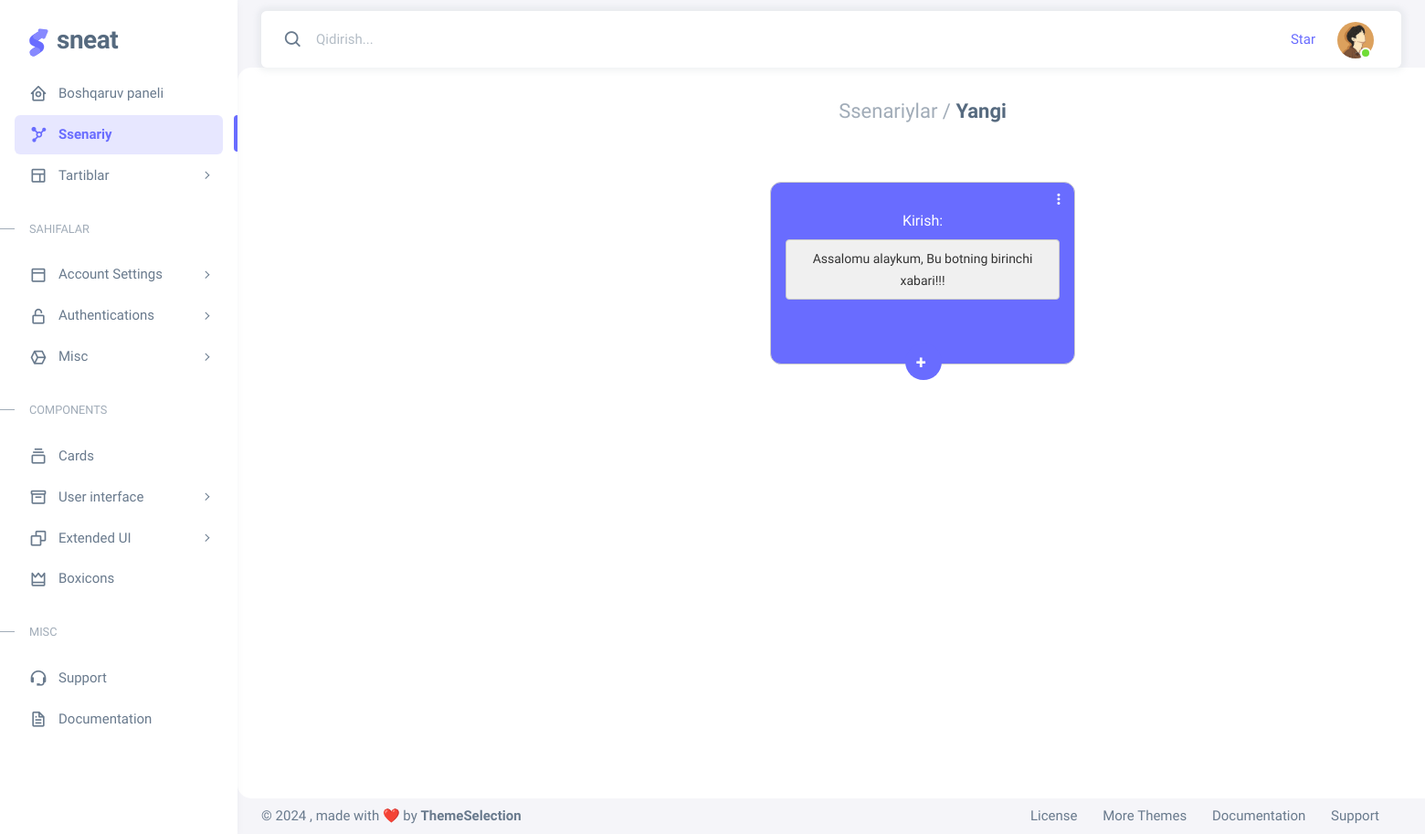
/edit/groups/18 (signed in), run on the app's committed database.
### users/models.py (models this page shows, shortened)
class User(AbstractUser):
    picture = models.FileField(upload_to='profile_pics', default="default.png")
    phone = models.CharField(max_length=13, blank=True)
    organization = models.CharField(max_length=50, blank=True)
    address = models.CharField(max_length=50, blank=True)
    district = models.CharField(max_length=50, blank=True)
    region = models.CharField(max_length=50, blank=True)

### graphics/models.py (models this page shows, shortened)
class NodeGroups(models.Model):
    title = models.CharField(max_length=50)
    created_date = models.DateTimeField(auto_now_add=True)
    status = models.CharField(max_length=10,
                              choices=[
                                    ("Yangi", "Yangi"),
                                    ("Faol", "Faol"),
                                    ("Nofaol", "Nofaol"),
                                    ('Arxiv', 'Arxiv')],
                              blank=True
                              )
    user_id = models.ForeignKey(User, on_delete=models.CASCADE)

class Script(models.Model):
    question = models.TextField(verbose_name='Savol')
    answer = models.TextField(verbose_name='Javob')
    parent_id = models.ForeignKey('self', on_delete=models.CASCADE, blank=True, null=True, related_name='child_nodes')
    folder_id = models.ForeignKey(NodeGroups, on_delete=models.CASCADE, blank=True, null=True)

### graphics/views.py (the view, shortened to what this page needs)
# urls.py: path('groups/<int:pk>', TreeNode.as_view()),
class TreeNode(View):
    def get(self, request, pk):
        if request.user.is_authenticated:
            folder = NodeGroups.objects.get(id=pk)
            context = {
                "user": request.user,
                "folder": folder,
                "scripts": Script.objects.filter(folder_id=folder)
            }
            return render(request, 'tree_node.html', context)
        return redirect('login')

### templates/tree_node.html (shortened to what this page needs)
<!DOCTYPE html>
{% load static i18n %}
<html
        lang="en"
        class="light-style layout-menu-fixed"
        dir="ltr"
        data-theme="theme-default"
        data-assets-path="static"
        data-template="vertical-menu-template-free"
>
<head>
    <link rel="stylesheet" href="{% static 'vendor/fonts/boxicons.css' %}"/>
    <link rel="stylesheet" href="{% static 'vendor/css/core.css' %}" class="template-customizer-core-css"/>
    <link rel="stylesheet" href="{% static 'vendor/css/theme-default.css' %}" class="template-customizer-theme-css"/>
    <link rel="stylesheet" href="{% static 'css/demo.css' %}"/>
    <link rel="stylesheet" href="{% static 'vendor/libs/perfect-scrollbar/perfect-scrollbar.css' %}"/>
    <link rel="stylesheet" href="{% static 'vendor/libs/apex-charts/apex-charts.css' %}"/>
    <link rel="stylesheet" href="https://cdnjs.cloudflare.com/ajax/libs/font-awesome/6.0.0/css/all.min.css">
    <link href="{% static 'css/tree_style.css' %}" rel="stylesheet">
</head>
<body>
<div class="layout-wrapper layout-content-navbar">
    <div class="layout-container">
        <aside id="layout-menu" class="layout-menu menu-vertical menu bg-menu-theme">
            <div class="app-brand demo">
                <a href="/" class="app-brand-link">
              <span class="app-brand-logo demo">
              </span>
                    <span class="app-brand-text demo menu-text fw-bolder ms-2">Sneat</span>
                </a>
            </div>
            <ul class="menu-inner py-1">
                <li class="menu-item">
                    <a href="/" class="menu-link">
                        <i class="menu-icon tf-icons bx bx-home-circle"></i>
                        <div data-i18n="Analytics">{% trans "Boshqaruv paneli" %}</div>
                    </a>
                </li>
                <li class="menu-item active">
                    <a href="/edit/groups" class="menu-link">
                        <i class='menu-icon tf-icons bx bxs-network-chart'></i>
                        <div data-i18n="Analytics">{% trans "Ssenariy" %}</div>
                    </a>
                </li>
                <li class="menu-item">
                    <a href="javascript:void(0);" class="menu-link menu-toggle">
                        <i class="menu-icon tf-icons bx bx-layout"></i>
                        <div data-i18n="Layouts">{% trans "Tartiblar" %}</div>
                    </a>
                </li>
                <li class="menu-header small text-uppercase">
                    <span class="menu-header-text">{% trans "Sahifalar" %}</span>
                </li>
                <li class="menu-item">
                    <a href="javascript:void(0);" class="menu-link menu-toggle">
                        <i class="menu-icon tf-icons bx bx-dock-top"></i>
                        <div data-i18n="Account Settings">Account Settings</div>
                    </a>
                </li>
                <li class="menu-item">
                    <a href="javascript:void(0);" class="menu-link menu-toggle">
                        <i class="menu-icon tf-icons bx bx-lock-open-alt"></i>
                        <div data-i18n="Authentications">Authentications</div>
                    </a>
                </li>
                <li class="menu-item">
                    <a href="javascript:void(0);" class="menu-link menu-toggle">
                        <i class="menu-icon tf-icons bx bx-cube-alt"></i>
                        <div data-i18n="Misc">Misc</div>
                    </a>
                </li>
                <li class="menu-header small text-uppercase"><span class="menu-header-text">Components</span></li>
                <li class="menu-item">
                    <a href="cards-basic.html" class="menu-link">
                        <i class="menu-icon tf-icons bx bx-collection"></i>
                        <div data-i18n="Basic">Cards</div>
                    </a>
                </li>
                <li class="menu-item">
                    <a href="javascript:void(0)" class="menu-link menu-toggle">
                        <i class="menu-icon tf-icons bx bx-box"></i>
                        <div data-i18n="User interface">User interface</div>
                    </a>
                </li>
                <li class="menu-item">
                    <a href="javascript:void(0)" class="menu-link menu-toggle">
                        <i class="menu-icon tf-icons bx bx-copy"></i>
                        <div data-i18n="Extended UI">Extended UI</div>
                    </a>
                </li>
                <li class="menu-item">
                    <a href="icons-boxicons.html" class="menu-link">
                        <i class="menu-icon tf-icons bx bx-crown"></i>
                        <div data-i18n="Boxicons">Boxicons</div>
                    </a>
                </li>
                <li class="menu-header small text-uppercase"><span class="menu-header-text">Misc</span></li>
                <li class="menu-item">
                    <a
                            href="https://github.com/themeselection/sneat-html-admin-template-free/issues"
                            target="_blank"
                            class="menu-link"
                    >
                        <i class="menu-icon tf-icons bx bx-support"></i>
                        <div data-i18n="Support">Support</div>
                    </a>
                </li>
                <li class="menu-item">
                    <a
                            href="https://themeselection.com/demo/sneat-bootstrap-html-admin-template/documentation/"
                            target="_blank"
                            class="menu-link"
                    >
                        <i class="menu-icon tf-icons bx bx-file"></i>
                        <div data-i18n="Documentation">Documentation</div>
                    </a>
                </li>
            </ul>
        </aside>
        <div class="layout-page">
            <nav
                    class="layout-navbar container-xxl navbar navbar-expand-xl navbar-detached align-items-center bg-navbar-theme"
                    id="layout-navbar"
            >
                <div class="navbar-nav-right d-flex align-items-center" id="navbar-collapse">
                    <div class="navbar-nav align-items-center">
                        <div class="nav-item d-flex align-items-center">
                            <i class="bx bx-search fs-4 lh-0"></i>
                            <input
                                    type="text"
                                    class="form-control border-0 shadow-none"
                                    placeholder="{% trans "Qidirish" %}..."
                                    aria-label="{% trans "Qidirish" %}..."
                            />
                        </div>
                    </div>
                    <ul class="navbar-nav flex-row align-items-center ms-auto">
                        <li class="nav-item lh-1 me-3">
                            <a
                                    class="github-button"
                                    href="https://github.com/themeselection/sneat-html-admin-template-free"
                                    data-icon="octicon-star"
                                    data-size="large"
                                    data-show-count="true"
                                    aria-label="Star themeselection/sneat-html-admin-template-free on GitHub"
                            >Star</a
                            >
                        </li>
                        <li class="nav-item navbar-dropdown dropdown-user dropdown">
                            <a class="nav-link dropdown-toggle hide-arrow" href="javascript:void(0);"
                               data-bs-toggle="dropdown">
                                <div class="avatar avatar-online">
                                    <img src="{{ user.picture.url }}" alt
                                         class="w-px-40 h-auto rounded-circle"/>
                                </div>
                            </a>
                        </li>
                    </ul>
                </div>
            </nav>
            <div class="content-wrapper">
                <div id="tree" class="tree">
                    <h4 class="fw-bold py-3 mb-4"><span class="text-muted fw-light">Ssenariylar /</span> {{ folder.title }}</h4>
                    {% if scripts %}
                        <div class="tree-widget">
                            <div class="tree-structure">
                                {% for script in scripts %}
                                    {% if script.parent_id is None %}
                                        <div style="padding-top: 30px" class="tree-node" name="script_answer_{{ script.id }}">
                                            <label style="margin-bottom: 8px">{% trans "Kirish" %}:</label>
                                            <div class="read-only-textbox">{{ script.answer }}</div>
                                            <button class="button" style="cursor: pointer;"
                                                    data-bs-toggle="modal"
                                                    data-bs-target="#modalAdd{{ script.id }}">+
                                            </button>
                                            <div class="dropdown popmenu">
                                                <button class="btn p-0 dropdown-toggle hide-arrow"
                                                        data-bs-toggle="dropdown">
                                                    <i style="color: white;" class="bx bx-dots-vertical-rounded"></i>
                                                </button>
                                            </div>
                                        </div>
                                    {% endif %}
                                {% endfor %}
                            </div>
                        </div>
                    {% else %}
                        <div class="add-default-script">
                            <p style="position: absolute; text-align: center; top: 42%; left: 45%;">Boshlash uchun
                                bosing!</p>
                            <a class="add-default-script-btn" href="/edit/defaultAdd/{{ folder.id }}">+</a>
                        </div>
                    {% endif %}
                </div>
                <footer class="content-footer footer bg-footer-theme">
                    <div class="container-xxl d-flex flex-wrap justify-content-between py-2 flex-md-row flex-column">
                        <div class="mb-2 mb-md-0">
                            ©
                            , made with ❤️ by
                            <a href="https://themeselection.com" target="_blank" class="footer-link fw-bolder">ThemeSelection</a>
                        </div>
                        <div>
                            <a href="https://themeselection.com/license/" class="footer-link me-4" target="_blank">License</a>
                            <a href="https://themeselection.com/" target="_blank" class="footer-link me-4">More
                                Themes</a>
                            <a
                                    href="https://themeselection.com/demo/sneat-bootstrap-html-admin-template/documentation/"
                                    target="_blank"
                                    class="footer-link me-4"
                            >Documentation</a
                            >
                            <a
                                    href="https://github.com/themeselection/sneat-html-admin-template-free/issues"
                                    target="_blank"
                                    class="footer-link me-4"
                            >Support</a
                            >
                        </div>
                    </div>
                </footer>
            </div>
        </div>
    </div>
</div>
</body>
</html>

### static/css/demo.css (style rules this page uses)
.menu .app-brand.demo { height: 64px; margin-top: 12px; }
.app-brand-logo.demo svg { width: 22px; height: 38px; }
.app-brand-text.demo { font-size: 1.75rem; letter-spacing: -0.5px; text-transform: lowercase; }

### static/css/tree_style.css (style rules this page uses)
* { box-size: border-box; }
.button { width: 40px; height: 40px; color: #fff; font-family: 'Roboto', sans-serif; font-size: 20px; font-weight: bold; position: absolute; bottom: 0px; left: 41.8%; align-items: center; background-color: #696cff; border: black; border-radius: 45px; transition: all 0.3s ease 0s; cursor: pointer; outline: none; margin-bottom: -18px; display: flex; z-index: 2; }
.popmenu { position: absolute; top: -3px; right: -3px; width: 40px; height: 40px; z-index: 10; cursor: pointer; }
.read-only-textbox { width: 300px; padding: 8px; border: 1px solid #ccc; border-radius: 4px; box-sizing: border-box; background-color: #f0f0f0; color: #333; word-wrap: break-word; font-size: 14px; }
.tree { background: #fff; padding: 20px; color: #212121; text-align: center; border-radius: 15px; width: 1500px; height: 800px; overflow: auto; margin: auto; position: relative; top: 0; right: 0; bottom: 0; left: 0; }
.tree-widget { position: relative; padding: 20px 0; overflow-x: auto; }
.tree-structure { font-size: 0; }
.tree-node { display: inline-block; margin: 5px; padding: 8px 16px; padding-bottom: 17px; border-radius: 12px; background: #696cff; font-size: 16px; line-height: 24px; color: #fff; transition: all 0.2s ease-in-out 0s; max-width: 400px; border: 1px solid #ccc; min-height: 200px; position: relative; }
button { padding: 12px; margin: 8px; cursor: pointer; font-size: 14px; border: none; border-radius: 5px; }

### data on the page
User: picture (picture)
NodeGroups: title "Yangi"
Script: answer "Assalomu alaykum, Bu botning birinchi xabari!!!"
